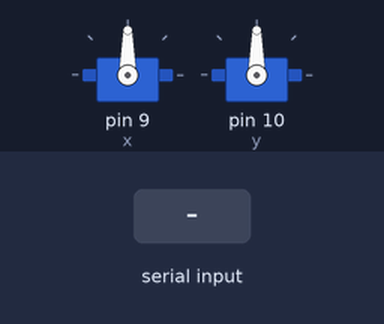
Recording of a sketch running on a simulated Arduino Uno, built with avr-gcc and run on an emulated ATmega328P. Shown: 2 × servo. Inputs (shaded band) come from the test bench. What the sketch prints to the serial monitor is not drawn.

Above: at 1.2 s.
1.3 s: "90,45\n" received over Serial
At 2.5 s:
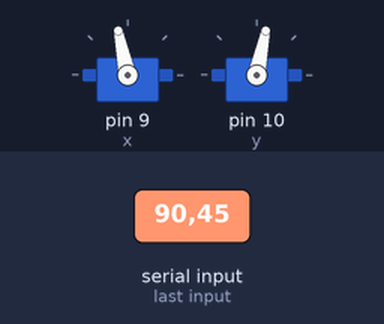
2.8 s: "X90\n" received over Serial
At 3.6 s:
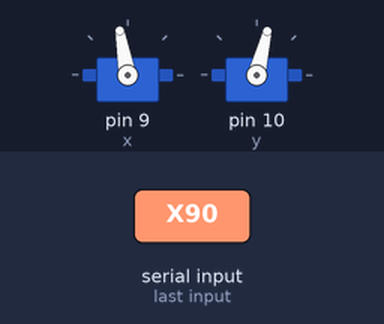
4.3 s: "X,45\n" received over Serial
At 4.8 s:
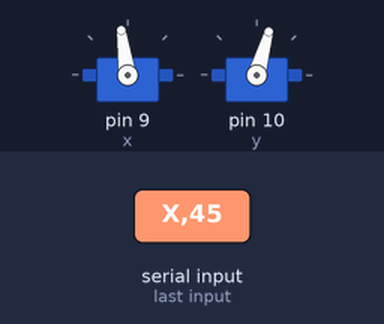
5.8 s: "1,90,45\n" received over Serial
At 7.0 s:
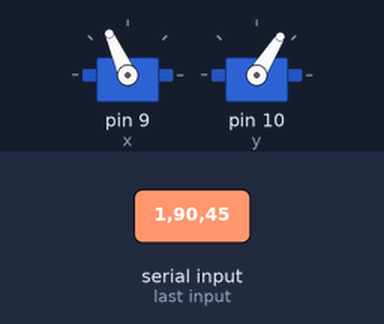
7.3 s: "30,150\n" received over Serial
At 8.3 s:
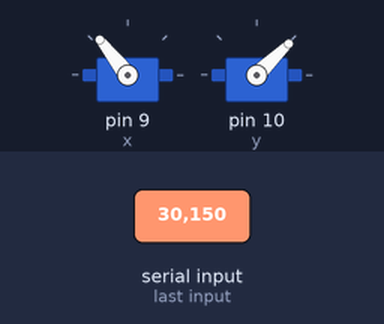
8.8 s: "90\n" received over Serial
At 9.3 s:
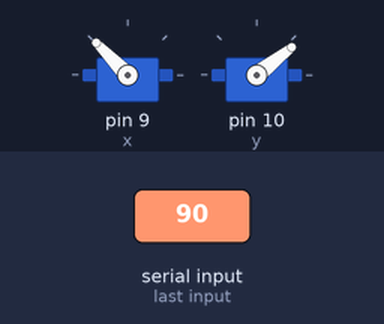
Timing chart, 0 to 11.3 s (numbered marks = the images above; inputs shaded):
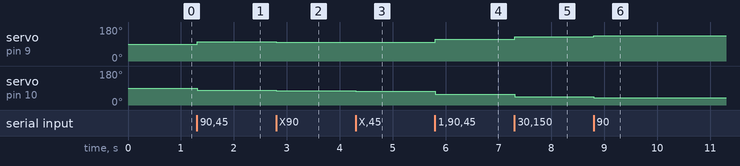

Measured:
- after the input at 1.3 s, servo on pin 9 (x): 90° → 102° at once; servo on pin 10 (y): 90° → 78° at once
- after the input at 2.8 s, servo on pin 9 (x): 102° → 100° at once; servo on pin 10 (y): 78° → 76° at once
- after the input at 4.3 s, servo on pin 9 (x): 100° → 98° at once; servo on pin 10 (y): 76° → 74° at once
- after the input at 5.8 s, servo on pin 9 (x): 98° → 114° at once; servo on pin 10 (y): 74° → 58° at once
- after the input at 7.3 s, servo on pin 9 (x): 114° → 128° at once; servo on pin 10 (y): 58° → 44° at once
- after the input at 8.8 s, servo on pin 9 (x): 128° → 134° at once; servo on pin 10 (y): 44° → 38° at once

The sketch:

facetarget.ino
```cpp
#include<Servo.h>
Servo x, y;
int genislik = 640, yukseklik = 480, xp = 90, yp = 90;
const int aci = 2;
void setup() {
  Serial.begin(9600);
  x.attach(9);
  y.attach(10);
}
void loop() {
  if (Serial.available() > 0)
  {
    int x_merkez, y_merkez;
    if (Serial.read() == 'X')
    {
      x_merkez = Serial.parseInt();
      if (Serial.read() == 'Y')
        y_merkez = Serial.parseInt();
    }
    if (x_merkez > genislik / 2 + 60)
      xp += aci;
      x.write(xp);
    if (x_merkez < genislik / 2 - 60)
      xp -= aci;
      x.write(xp);
    if (y_merkez < yukseklik / 2 + 60)
      yp -= aci;
      y.write(yp);
    if (y_merkez > yukseklik / 2 - 60)
      yp += aci;
      y.write(yp);
      Serial.println(x_merkez,y_merkez);
  }
}
```
